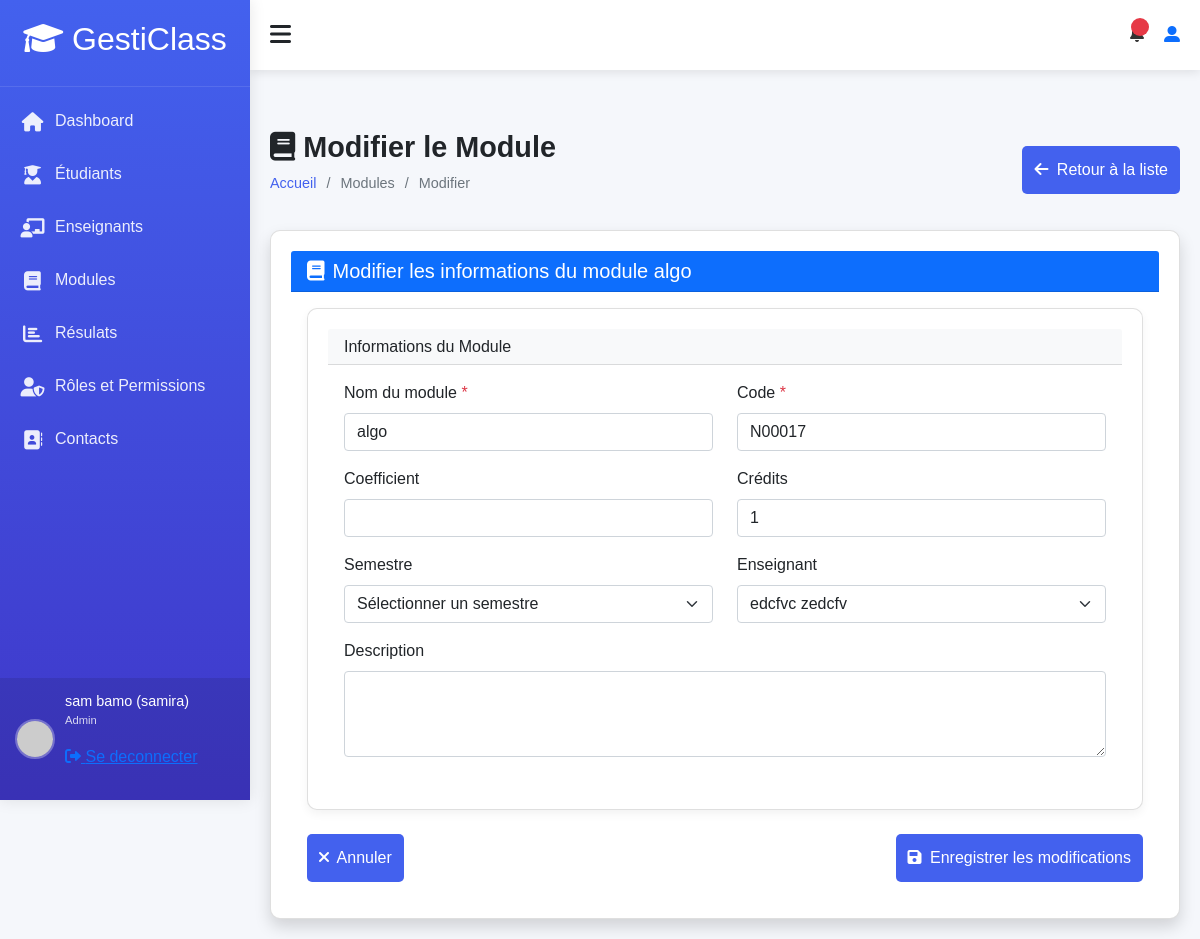
/accounts/modules/2/update/ (signed in), run on an earlier commit of the app's database.
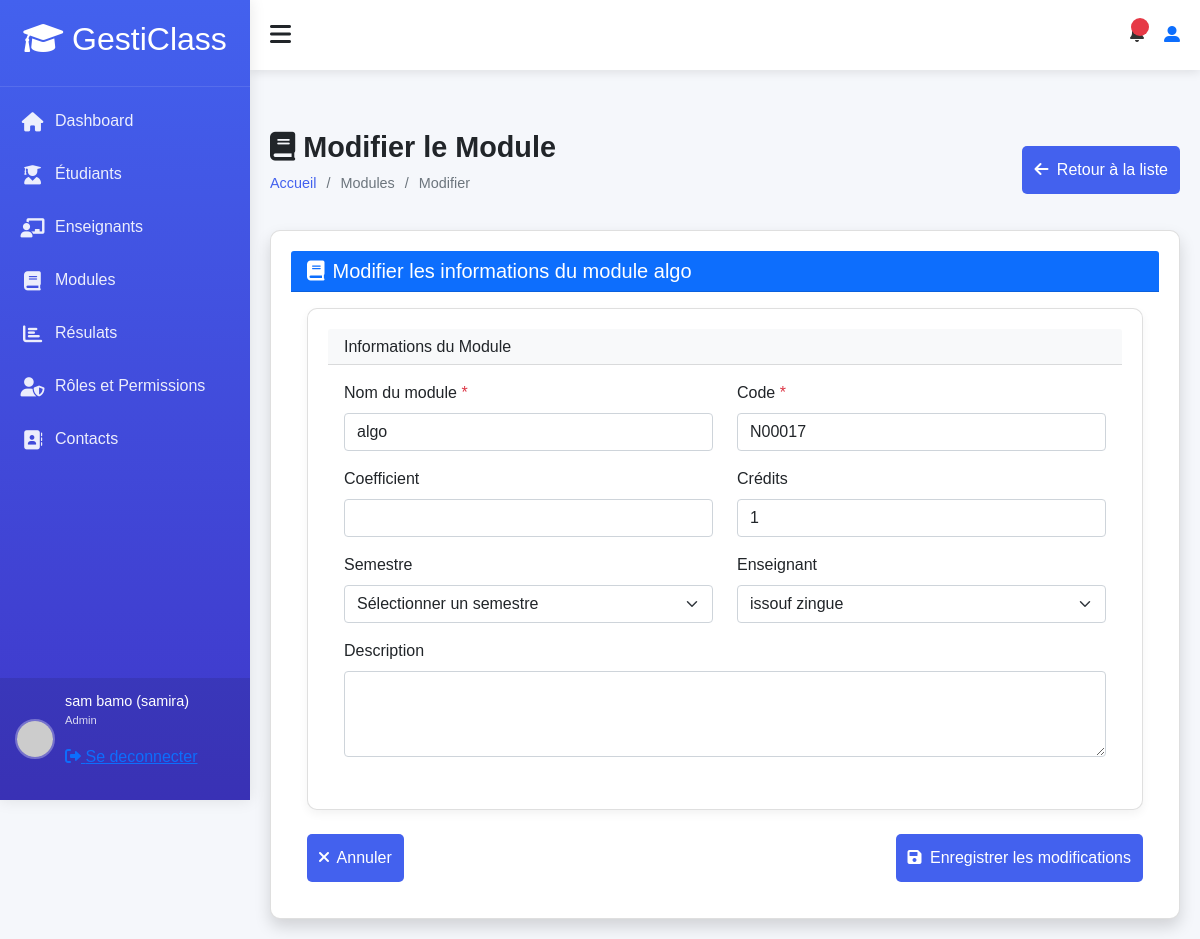
And on a later commit of the database.
### accounts/models.py (models this page shows, shortened)
class Module(models.Model):
    SEMESTER_CHOICES = [
        ('S1', 'Semestre 1'),
        ('S2', 'Semestre 2'),
        ('S3', 'Semestre 3'),
        ('S4', 'Semestre 4'),
        ('S5', 'Semestre 5'),
        ('S6', 'Semestre 6'),
    ]
    name = models.CharField(max_length=100, verbose_name="Nom du module")
    code = models.CharField(max_length=20, unique=True, verbose_name="Code du module")
    description = models.TextField(blank=True, verbose_name="Description")
    coefficient = models.FloatField(default=1, verbose_name="Coefficient")
    credit = models.IntegerField(default=1, verbose_name="Crédits")
    semester = models.CharField(
        max_length=2,
        choices=SEMESTER_CHOICES,
        blank=True,
        null=True,
        verbose_name="Semestre"
    )
    teacher = models.ForeignKey(
        User,
        on_delete=models.SET_NULL,
        null=True,
        blank=True,
        limit_choices_to={'profil': 'teacher'},
        verbose_name="Enseignant"
    )

class User(AbstractUser):
    ROLE_CHOICES = (
        ('admin', 'Administrateur'),
        ('teacher', 'Enseignant'),
        ('student', 'Élève'),
    )
    profil = models.CharField(max_length=10, choices=ROLE_CHOICES, default='student')
    phone = models.CharField(max_length=20, blank=True)
    birth_date = models.DateField(null=True, blank=True)
    photo = models.ImageField(upload_to='users/', null=True, blank=True)
    specialty = models.CharField(max_length=100, null=True, blank=True)
    hire_date = models.DateField(null=True, blank=True)
    address = models.TextField(blank=True)
    is_student = models.BooleanField(default=False)
    is_teacher = models.BooleanField(default=False)
    phone_number = models.CharField(max_length=15, blank=True)
    date_of_birth = models.DateField(null=True, blank=True)
    def __str__(self):
        return f"{self.first_name} {self.last_name} ({self.username})"
    def is_teacher(self):
        return self.profil == 'teacher'
    def is_student(self):
        return self.profil == 'student'
    class Meta:
        permissions = [
        ("peut_acceder_module", "Peut acceder au module"),
        ("peut_acceder_aux_eleve", "Peut acceder aux eleves"),
        ("peut_acceder_aux_enseignants", "peut acceder aux enseigants"),
        ("peut_acceder_aux_roles", "peut acceder aux roles"),
        ("peut_acceder_au_student_dashboard", "Peut accéder au tableau de bord étudiant"),
        ("peut_acceder_au_teacher_dashboard", "Peut accéder au tableau de bord enseignant"),
        ("peut_acceder_au_admin_dashboard", "Peut accéder au tableau de bord administrateur"),
        ("can_view_student_list", "Peut voir la liste des étudiants"),
        ("can_view_teacher_list", "Peut voir la liste des enseignants"),
        ("can_view_module_list", "Peut voir la liste des modules"),
        ("can_view_results_list", "Peut voir la liste résultats"),
        ("can_view_module_details", "Peut les details d'un module"),
        ("can_view_student_details", "Peut voir les détails d'un étudiant"),
        ("can_view_teacher_details", "Peut voir les détails d'un enseignant"),
        ("can_view_own_details", "Peut voir ses propres détails"),
        ("cans_view_results", "Peut voir les résultats"),
        ("can_view_own_results", "Peut voir ses propres résultats"),
        ("view_role", "Peut voir les rôles"),
        ("add_role", "Peut ajouter un rôle"),
        ("change_role", "Peut modifier un rôle"),
        ("delete_role", "Peut supprimer un rôle"),
        ("assign_role", "Peut assigner des rôles"),
        ("view_timetable", "Peut voir l'emploi du temps"),
        ("manage_timetable", "Peut gérer l'emploi du temps"),
        ("can_add_teacher", "Peut ajouter un enseignant"),
        ("can_add_student", "Peut ajouter un étudiant"),
        ("can_change_teacher", "Peut modifier un enseignant"),
        ("can_change_student", "Peut modifier un étudiant"),
        ("can_delete_teacher", "Peut supprimer un enseignant"),
        ("can_delete_student", "Peut supprimer un étudiant"),
        ("can_view_schoolinfo", "Peut voir les informations de l'école"),
        ("can_add_schoolinfo", "Peut ajouter les informations de l'école"),
        ("can_change_schoolinfo", "Peut modifier les informations de l'école"),
        ("can_delete_schoolinfo", "Peut supprimer les informations de l'école"),
        ]

### accounts/views.py (the view, shortened to what this page needs)
# urls.py: path('modules/<int:module_id>/update/', views.update_module,
@login_required
@permission_required('accounts.can_change_module', raise_exception=True)
def update_module(request, module_id):
    module = get_object_or_404(Module, id=module_id)
    teachers = User.objects.filter(profil='teacher')
    semesters = [
        ('S1', 'Semestre 1'),
        ('S2', 'Semestre 2'),
        ('S3', 'Semestre 3'),
        ('S4', 'Semestre 4'),
        ('S5', 'Semestre 5'),
        ('S6', 'Semestre 6'),
    ]
    return render(request, 'modules/update_module.html', {
        'module': module,
        'teachers': teachers,
        'semesters': semesters
    })

### accounts/templates/modules/update_module.html (shortened to what the changed rows need)
{% extends "models/base.html" %}
{% load static %}
{% block content %}
<div class="content">
    <div class="page-title">
        <div>
            <h2><i class="fas fa-book me-2"></i>Modifier le Module</h2>
        </div>
    </div>
    <div class="card shadow">
        <div class="card-header bg-primary text-white">
            <h5 class="m-0"><i class="fas fa-book me-2"></i>Modifier les informations du module {{ module.name }}</h5>
        </div>
        <div class="card-body">
            <form method="post">
                <div class="row">
                    <div class="col-12">
                        <div class="card">
                            <div class="card-body">
                                <div class="row">
                                    <div class="col-md-6 mb-3">
                                        <label for="name" class="form-label">Nom du module <span class="text-danger">*</span></label>
                                        <input type="text" class="form-control" id="name" name="name"
                                               value="{{ module.name }}" required>
                                    </div>
                                    <div class="col-md-6 mb-3">
                                        <label for="code" class="form-label">Code <span class="text-danger">*</span></label>
                                        <input type="text" class="form-control" id="code" name="code"
                                               value="{{ module.code }}" required>
                                    </div>
                                </div>
                                <div class="row">
                                    <div class="col-md-6 mb-3">
                                        <label for="coefficient" class="form-label">Coefficient</label>
                                        <input type="number" class="form-control" id="coefficient" name="coefficient"
                                               value="{{ module.coefficient }}" min="1" max="10" step="0.5">
                                    </div>
                                    <div class="col-md-6 mb-3">
                                        <label for="credit" class="form-label">Crédits</label>
                                        <input type="number" class="form-control" id="credit" name="credit"
                                               value="{{ module.credit }}" min="1" max="10">
                                    </div>
                                </div>
                                <div class="row">
                                    <div class="col-md-6 mb-3">
                                        <label for="teacher" class="form-label">Enseignant</label>
                                        <select class="form-select" id="teacher" name="teacher">
                                            {% for teacher in teachers %}
                                                <option value="{{ teacher.id }}" {% if module.teacher.id == teacher.id %}selected{% endif %}>{{ teacher.get_full_name }}</option>
                                            {% endfor %}
                                        </select>
                                    </div>
                                </div>
                            </div>
                        </div>
                    </div>
                </div>
            </form>
        </div>
    </div>
</div>
{% endblock %}

What changed in the data, as far as the page shows it:
changed through a linked row, Module "algo": teacher "edcfvc zedcfv" → "issouf zingue"
